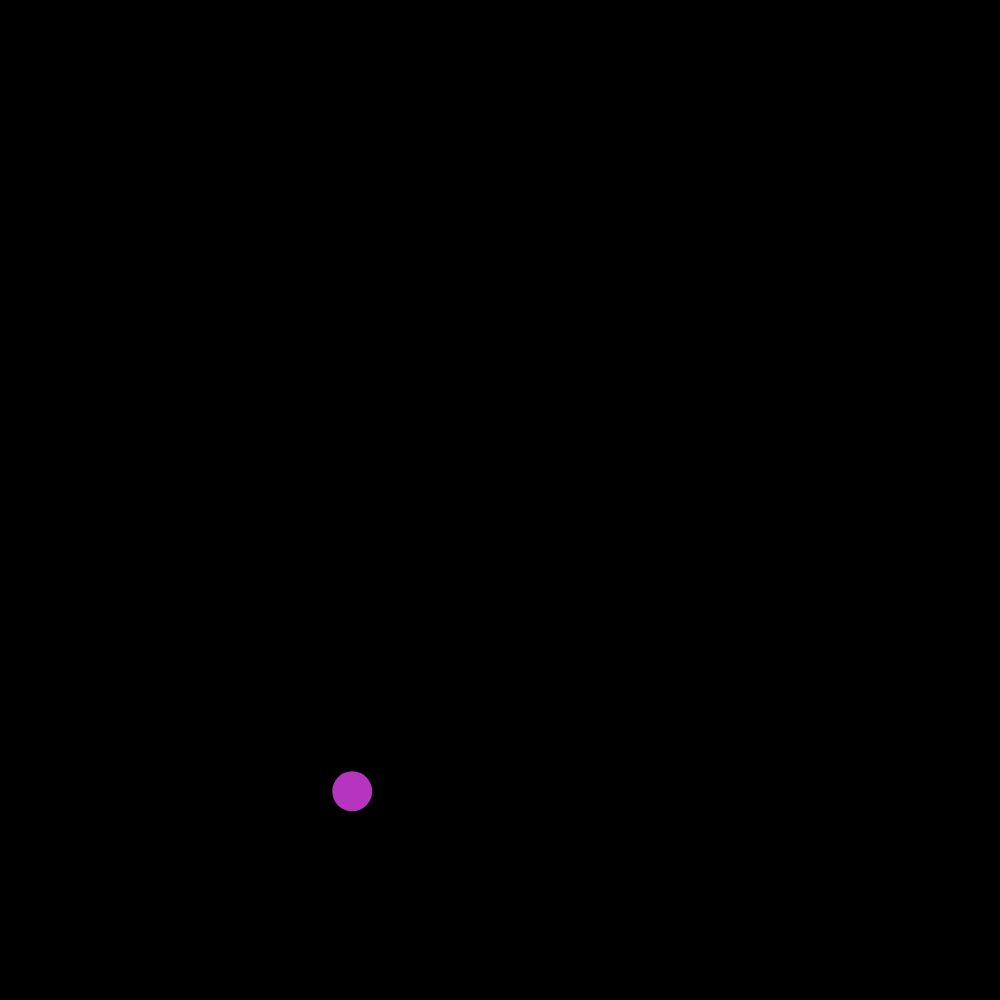
Frame 1 (no input)
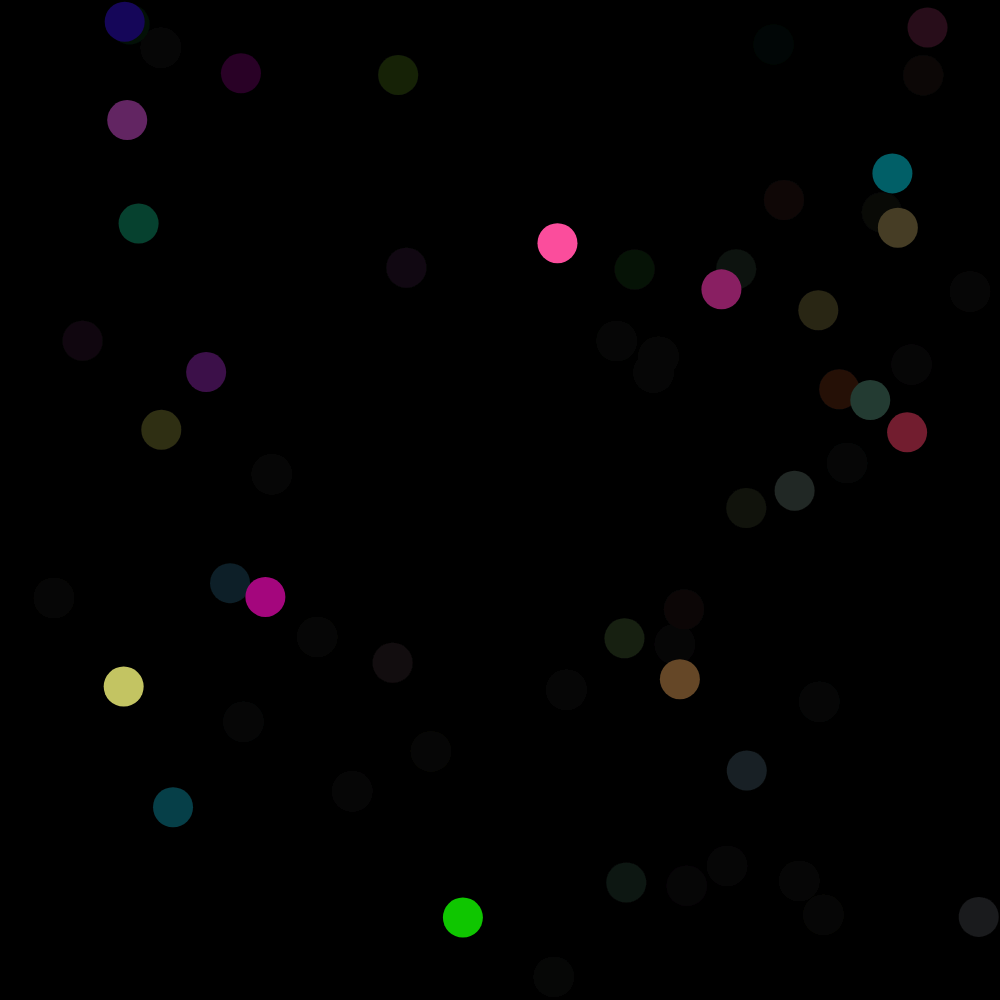
Frame 60 (no input)
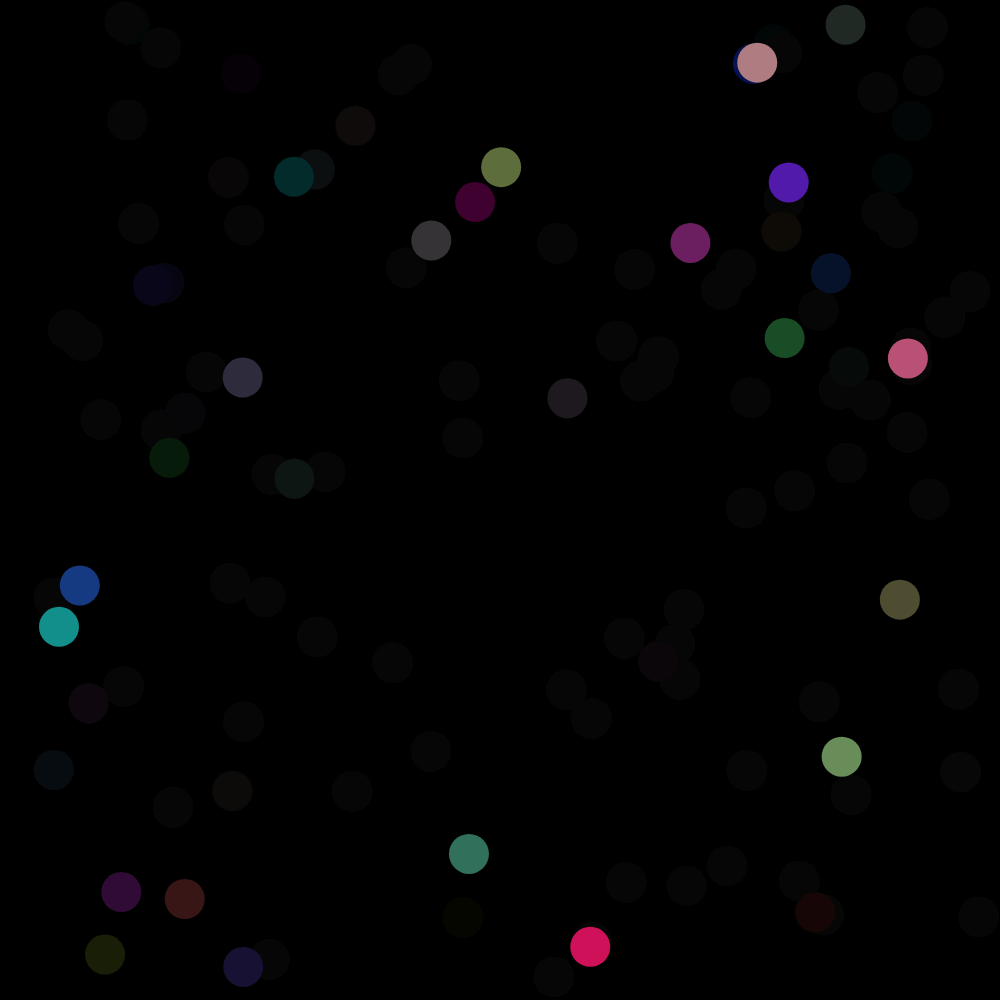
Frame 120 (the mouse pressed at the canvas centre since frame 60)

The p5.js sketch that drew these frames (run headless with seeded random() and noise() and a simulated clock; from frame 60 on, the mouse is pressed at the canvas centre):

// p5.js sketch
// ── sketch.js
function setup() {
    // create our canvas and give it an id of 'p5canvas'
    let cnv = createCanvas(1000, 1000);
    cnv.id('p5canvas');

    // important! update the inline CSS
    cnv.elt.style.width = '';
    cnv.elt.style.height = '';

    noStroke();
    background(0);
}

function draw() {
    background(0, 20);
    fill(random(255), random(255), random(255));
    ellipse(random(20, width - 20), random(20, height - 20), 40, 40)
}
